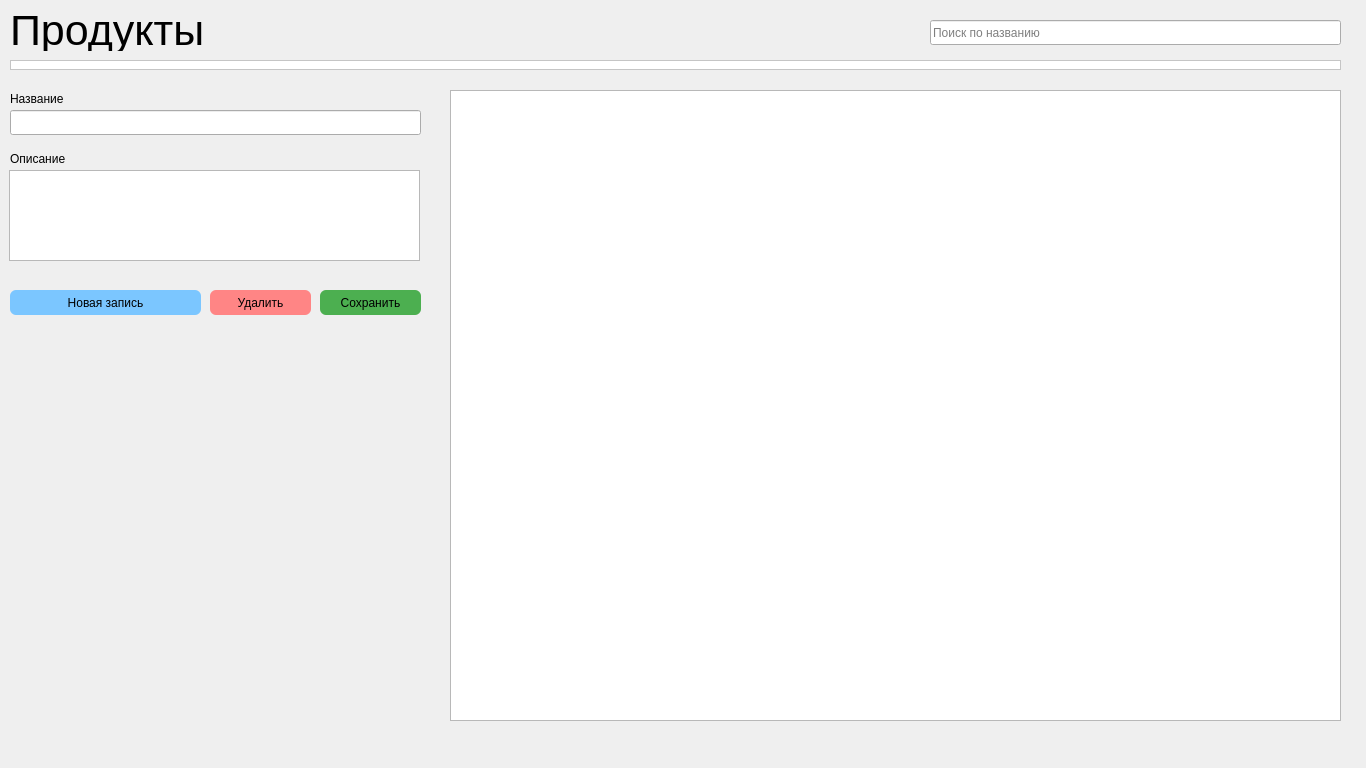
<?xml version="1.0" encoding="UTF-8"?>
<ui version="4.0">
 <class>ProductsPage</class>
 <widget class="QWidget" name="ProductsPage">
  <property name="geometry">
   <rect>
    <x>0</x>
    <y>0</y>
    <width>1366</width>
    <height>768</height>
   </rect>
  </property>
  <property name="sizePolicy">
   <sizepolicy hsizetype="Fixed" vsizetype="Fixed">
    <horstretch>0</horstretch>
    <verstretch>0</verstretch>
   </sizepolicy>
  </property>
  <property name="windowTitle">
   <string>ProductsPage</string>
  </property>
  <widget class="QTextEdit" name="descriptionTextEdit">
   <property name="geometry">
    <rect>
     <x>9</x>
     <y>170</y>
     <width>411</width>
     <height>91</height>
    </rect>
   </property>
   <property name="sizePolicy">
    <sizepolicy hsizetype="Fixed" vsizetype="Fixed">
     <horstretch>0</horstretch>
     <verstretch>0</verstretch>
    </sizepolicy>
   </property>
  </widget>
  <widget class="QLabel" name="userComboLabel">
   <property name="geometry">
    <rect>
     <x>10</x>
     <y>90</y>
     <width>411</width>
     <height>17</height>
    </rect>
   </property>
   <property name="text">
    <string>Название</string>
   </property>
  </widget>
  <widget class="QLabel" name="noteLineLabel">
   <property name="geometry">
    <rect>
     <x>10</x>
     <y>150</y>
     <width>411</width>
     <height>17</height>
    </rect>
   </property>
   <property name="text">
    <string>Описание</string>
   </property>
  </widget>
  <widget class="QLabel" name="titleLabel">
   <property name="geometry">
    <rect>
     <x>10</x>
     <y>10</y>
     <width>601</width>
     <height>41</height>
    </rect>
   </property>
   <property name="font">
    <font>
     <pointsize>32</pointsize>
    </font>
   </property>
   <property name="text">
    <string>Продукты</string>
   </property>
  </widget>
  <widget class="QTableWidget" name="tableWidget">
   <property name="geometry">
    <rect>
     <x>450</x>
     <y>90</y>
     <width>891</width>
     <height>631</height>
    </rect>
   </property>
  </widget>
  <widget class="QPushButton" name="saveButton">
   <property name="geometry">
    <rect>
     <x>320</x>
     <y>290</y>
     <width>101</width>
     <height>25</height>
    </rect>
   </property>
   <property name="styleSheet">
    <string notr="true">background-color: #4caf50; border: none; border-radius: 6px;</string>
   </property>
   <property name="text">
    <string>Сохранить</string>
   </property>
  </widget>
  <widget class="QFrame" name="frame">
   <property name="geometry">
    <rect>
     <x>10</x>
     <y>60</y>
     <width>1331</width>
     <height>10</height>
    </rect>
   </property>
   <property name="sizePolicy">
    <sizepolicy hsizetype="Fixed" vsizetype="Fixed">
     <horstretch>0</horstretch>
     <verstretch>0</verstretch>
    </sizepolicy>
   </property>
   <property name="styleSheet">
    <string notr="true">background-color: #FFFFFF</string>
   </property>
   <property name="frameShape">
    <enum>QFrame::StyledPanel</enum>
   </property>
   <property name="frameShadow">
    <enum>QFrame::Raised</enum>
   </property>
  </widget>
  <widget class="QPushButton" name="removeButton">
   <property name="geometry">
    <rect>
     <x>210</x>
     <y>290</y>
     <width>101</width>
     <height>25</height>
    </rect>
   </property>
   <property name="styleSheet">
    <string notr="true">background-color: #FF8585; border: none; border-radius: 6px;</string>
   </property>
   <property name="text">
    <string>Удалить</string>
   </property>
  </widget>
  <widget class="QLineEdit" name="nameLineEdit">
   <property name="geometry">
    <rect>
     <x>10</x>
     <y>110</y>
     <width>411</width>
     <height>25</height>
    </rect>
   </property>
   <property name="sizePolicy">
    <sizepolicy hsizetype="Fixed" vsizetype="Fixed">
     <horstretch>0</horstretch>
     <verstretch>0</verstretch>
    </sizepolicy>
   </property>
  </widget>
  <widget class="QPushButton" name="addButton">
   <property name="geometry">
    <rect>
     <x>10</x>
     <y>290</y>
     <width>191</width>
     <height>25</height>
    </rect>
   </property>
   <property name="styleSheet">
    <string notr="true">background-color: #7BC6FF; border: none; border-radius: 6px;</string>
   </property>
   <property name="text">
    <string>Новая запись</string>
   </property>
  </widget>
  <widget class="QLineEdit" name="searchLineEdit">
   <property name="geometry">
    <rect>
     <x>930</x>
     <y>20</y>
     <width>411</width>
     <height>25</height>
    </rect>
   </property>
   <property name="sizePolicy">
    <sizepolicy hsizetype="Fixed" vsizetype="Fixed">
     <horstretch>0</horstretch>
     <verstretch>0</verstretch>
    </sizepolicy>
   </property>
   <property name="text">
    <string/>
   </property>
   <property name="placeholderText">
    <string>Поиск по названию</string>
   </property>
  </widget>
 </widget>
 <resources/>
 <connections/>
</ui>
